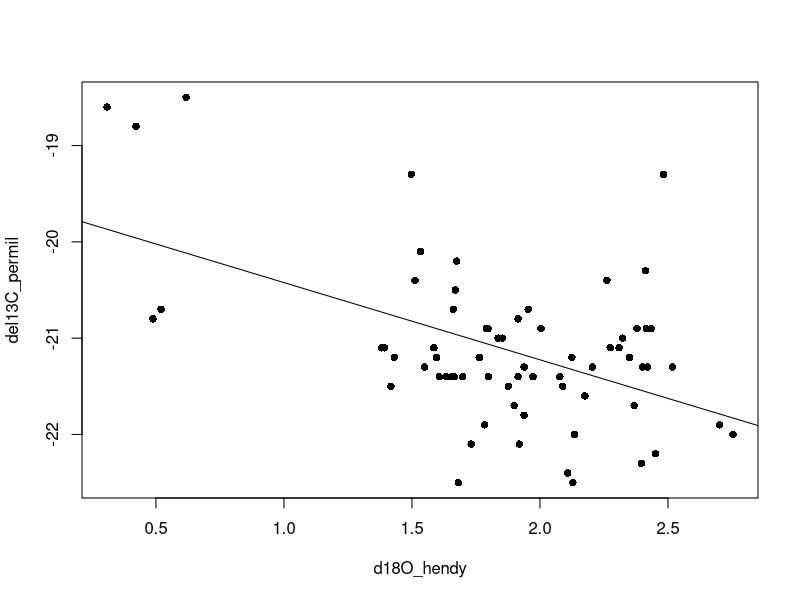
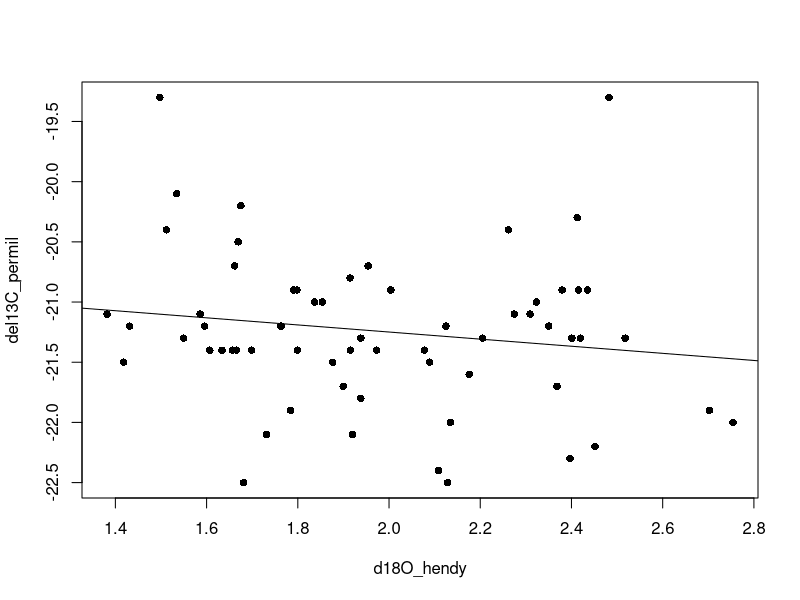
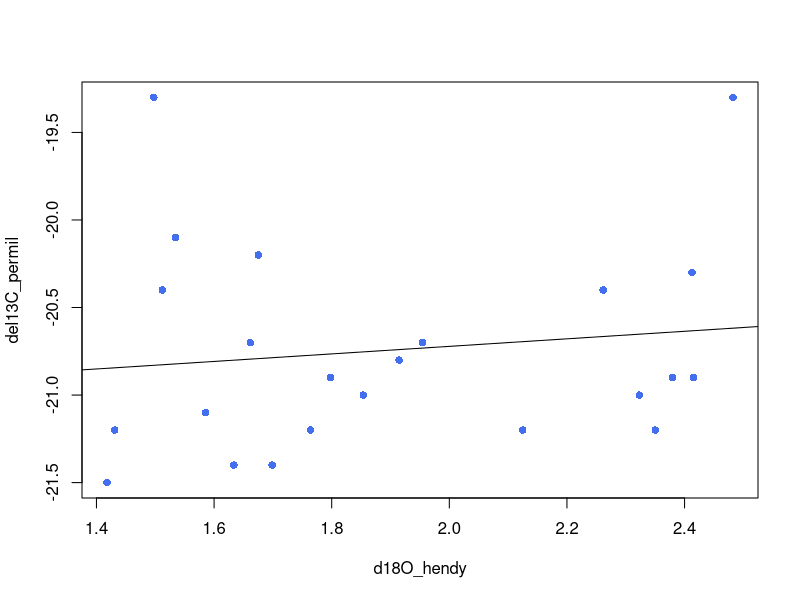
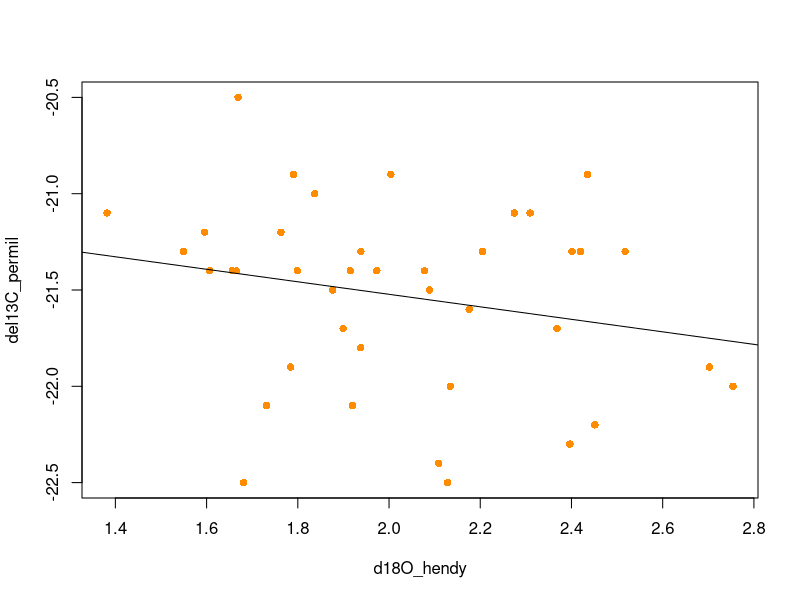
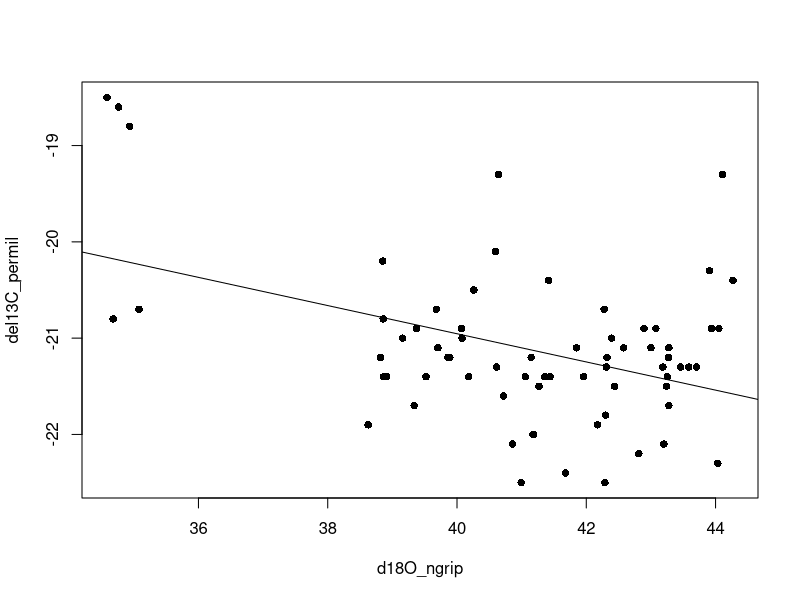

Write R code to recreate these figures, in order. (Note: this script raises an error after producing the figures.)
# Set up R session ----
library(dplyr)
library(stringr)
library(ggplot2)

# random function so I can extract p-values from lm
Regressionp <- function (modelobject) {
  if (class(modelobject) != "lm") stop("Not an object of class 'lm' ")
  f <- summary(modelobject)$fstatistic
  p <- pf(f[1],f[2],f[3],lower.tail=F)
  attributes(p) <- NULL
  return(p)
}

# Read in data ----
matchedDF_all <- read.csv(file="data/processed/final_dataset_focaltaxa_with_calages_climate.csv", header=T) # 


######### Section 5: Final Models and Figures ##############
# using the final dataframe: matchedDF_all
# we should use the median d18O values for final analysis, and present the weighted ones in supplemental, along with sensitivity analysis

# Methods potential text:
# For carbon and nitrogen, we fit a linear model that originally included oxygen, taxon, and the interaction between the two variables as independent variables. We then performed stepwise regression to determine a final model. 
# Results potential text
# Stepwise regression indicated that there was no significant interaction between 18O and taxon for either carbon or nitrogen stable isotope values. For carbon, variation in 13C was significantly associated with both 18O and taxon (stats from summary(carbon.lm.final)). For nitrogen, neither 18O nor taxon explained significant variation in 15N, though taxon as a single variable was marginally significant (stats from summary(nitrogen.lm.taxon)).

final.model.stats <- as.data.frame(matrix(data=NA, nrow=4, ncol=5))
colnames(final.model.stats) <- c("element", "climate", "final_model", "p", "adjR2")

## start with Hendy climate data ----
### models - Carbon ----

# Start simple and build complexity

# climate-only model
carbon.lm.clim<-lm(del13C_permil~d18O_hendy, matchedDF_all)
summary(carbon.lm.clim)
plot(del13C_permil ~ d18O_hendy, data=matchedDF_all, pch=16)
abline(carbon.lm.clim)

# sensitivity test: taxon specific climate-only models (both are still significant)
# Sylvilagus have a stronger relationship with climate than Otospermophilus

carbon.lm.clim.oto <-lm(del13C_permil~d18O_hendy, data=matchedDF_all[which(matchedDF_all$Taxon=="Otospermophilus"),])
summary(carbon.lm.clim.oto)

carbon.lm.clim.syl<-lm(del13C_permil~d18O_hendy, data=matchedDF_all[which(matchedDF_all$Taxon=="Sylvilagus"),])
summary(carbon.lm.clim.syl)

# sensitivity test: Pleistocene models. Not significant!!
# just climate, pleistocene (older than 11500)
carbon.lm.clim.ple <-lm(del13C_permil~d18O_hendy, data=matchedDF_all[which(matchedDF_all$X14C_age_BP>11500),])
summary(carbon.lm.clim.ple)
plot(del13C_permil ~ d18O_hendy, data=matchedDF_all[which(matchedDF_all$X14C_age_BP>11500),], pch=16)
abline(carbon.lm.clim.ple)

# climate + taxon, just pleistocene. Taxon signficant, climate not
carbon.lm.all.additive.ple <-lm(del13C_permil~d18O_hendy + Taxon, data=matchedDF_all[which(matchedDF_all$X14C_age_BP>11500),])
summary(carbon.lm.all.additive.ple)

# otosperm climate only, pleistocene only model. climate not significant
carbon.lm.clim.ple.oto <-lm(del13C_permil~d18O_hendy, data=matchedDF_all[intersect(which(matchedDF_all$X14C_age_BP>11500), which(matchedDF_all$Taxon == "Otospermophilus")),])
summary(carbon.lm.clim.ple.oto)
plot(del13C_permil ~ d18O_hendy, data=matchedDF_all[intersect(which(matchedDF_all$X14C_age_BP>11500), which(matchedDF_all$Taxon == "Otospermophilus")),], pch=16, col="royalblue2")
abline(carbon.lm.clim.ple.oto)

# sylvilagus climate only, pleistocene only model. climate not significant
carbon.lm.clim.ple.syl <-lm(del13C_permil~d18O_hendy, data=matchedDF_all[intersect(which(matchedDF_all$X14C_age_BP>11500), which(matchedDF_all$Taxon == "Sylvilagus")),])
summary(carbon.lm.clim.ple.syl)
plot(del13C_permil ~ d18O_hendy, data=matchedDF_all[intersect(which(matchedDF_all$X14C_age_BP>11500), which(matchedDF_all$Taxon == "Sylvilagus")),], pch=16, col="darkorange")
abline(carbon.lm.clim.ple.syl)


# original models: taxon-only model
carbon.lm.taxon<-lm(del13C_permil~Taxon, data=matchedDF_all)
summary(carbon.lm.taxon)

# model with no interaction term 
# NOTE: this is what the final model is in the end, so should be the same as carbon.lm.final
carbon.lm.all.additive<-lm(del13C_permil~d18O_hendy + Taxon, data=matchedDF_all)
summary(carbon.lm.all.additive)

# model with interaction term included
carbon.lm.all.interaction<-lm(del13C_permil~d18O_hendy * Taxon, 
                              data=matchedDF_all)
summary(carbon.lm.all.interaction)

##NOTE - no significant interactions, total amount of variation explained is lower than with additive model. And, when interaction term is included, climate emerges as only significant variable. generally indicating that there still is a significant amount of variation explained by taxon, but that adding the interaction spreads it out among two variables, neither of which are significant.

#stepwise regression 
carbon.lm.final <- step(lm(del13C_permil~d18O_hendy * Taxon, data=matchedDF_all), direction="both")
summary(carbon.lm.final)
# --> this shows that the d180 + Taxon model (no interaction) is the best final model. 

# t-test of residuals from climate only model
# residuals of Otospermophilus and Sylvilagus are signif different, again indicating effect of climate
c.t.clim <- t.test(carbon.lm.clim$residuals ~ matchedDF_all$Taxon[which(!is.na(matchedDF_all$d18O_hendy))])
c.t.clim 

### models - Nitrogen ----

# Start simple and build complexity

# climate-only model
nitrogen.lm.clim<-lm(del15N_permil ~ d18O_hendy, data=matchedDF_all)
summary(nitrogen.lm.clim)

# taxon-only model
nitrogen.lm.taxon<-lm(del15N_permil~Taxon, data=matchedDF_all)
summary(nitrogen.lm.taxon)

# model with no interaction term 
nitrogen.lm.all.additive<-lm(del15N_permil ~ d18O_hendy + Taxon, data=matchedDF_all)
summary(nitrogen.lm.all.additive)

# model with interaction term included
nitrogen.lm.all.interaction<-lm(del15N_permil ~ d18O_hendy * Taxon, data=matchedDF_all)
summary(nitrogen.lm.all.interaction)

#stepwise regression --> this shows that there is not a great final model
nitrogen.lm.final <- step(lm(del15N_permil~d18O_hendy*Taxon, data=matchedDF_all), direction="both")
summary(nitrogen.lm.final)
# --> the best final model is the additive model, which is the same as carbon.

# t-test of residuals from climate-only model
# residuals of Otospermophilus and Sylvilagus are NOT signif different
n.t.clim <- t.test(nitrogen.lm.clim$residuals ~ matchedDF_all$Taxon[which(!is.na(matchedDF_all$d18O_hendy))])
n.t.clim


### Do we need to add age as a co-variate in the models? ----

# Does this answer the question: "does isotope vary through time?"
carbon.lm.all.age<-step(lm(del13C_permil~d18O_hendy * Taxon * median_age, data=matchedDF_all), direction="both")
summary(carbon.lm.all.age)
# explain a bit more variation with age included: 0.4877 vs 0.428

nitrogen.lm.all.age<-step(lm(del15N_permil ~ d18O_hendy * Taxon * median_age, data=matchedDF_all), direction="both")
summary(nitrogen.lm.all.age)
# explain a bit more variation with age included: 0.1702 vs 0.08476

final.model.stats[1,] <- c("carbon", "hendy", "carbon.lm.all.additive", 
                           Regressionp(carbon.lm.all.additive), summary(carbon.lm.all.additive)$adj)
final.model.stats[2,] <- c("nitrogen", "hendy", "nitrogen.lm.all.additive", 
                           Regressionp(nitrogen.lm.all.additive), summary(nitrogen.lm.all.additive)$adj)

# rename final models before changing climate data
carbon.lm.final.hendy <- carbon.lm.final
carbon.lm.clim.hendy <- carbon.lm.clim
carbon.lm.all.age.hendy <- carbon.lm.all.age
c.t.clim.hendy <- c.t.clim
nitrogen.lm.final.hendy <- nitrogen.lm.final
nitrogen.lm.clim.hendy <- nitrogen.lm.clim
n.t.clim.hendy <- n.t.clim

# remove variables that are being generated anew in ngrip section
rm("c.t.clim", "carbon.lm.all.additive", "carbon.lm.all.age", "carbon.lm.all.interaction", "carbon.lm.clim", "carbon.lm.final", "carbon.lm.taxon",
   "n.t.clim", "nitrogen.lm.all.additive", "nitrogen.lm.all.age", "nitrogen.lm.all.interaction", "nitrogen.lm.clim", "nitrogen.lm.final", "nitrogen.lm.taxon")

# Sensitivity analysis - Climate ----

## ngrip climate data ----
# Note that the ngrip data are negatively correlated with hendy data, so I have converted them to negative values so that the relationships sync up with the hendy dataset.
matchedDF_all$d18O_ngrip <- -matchedDF_all$d18O_ngrip

### models - Carbon ----

# Start simple and build complexity

# climate-only model
carbon.lm.clim<-lm(del13C_permil~d18O_ngrip, matchedDF_all)
summary(carbon.lm.clim)
plot(del13C_permil ~ d18O_ngrip, data=matchedDF_all, pch=16)
abline(carbon.lm.clim)


# taxon-only model
carbon.lm.taxon<-lm(del13C_permil~Taxon, data=matchedDF_all)
summary(carbon.lm.taxon)

# model with no interaction term 
# NOTE: this is what the final model is in the end, so should be the same as carbon.lm.final
carbon.lm.all.additive<-lm(del13C_permil~d18O_ngrip + Taxon, data=matchedDF_all)
summary(carbon.lm.all.additive)

# model with interaction term included
carbon.lm.all.interaction<-lm(del13C_permil~d18O_ngrip * Taxon, 
                              data=matchedDF_all)
summary(carbon.lm.all.interaction)

##NOTE - no significant interactions, total amount of variation explained is about same as additive model

#stepwise regression 
carbon.lm.final <- step(lm(del13C_permil~d18O_ngrip * Taxon, data=matchedDF_all), direction="both")
summary(carbon.lm.final)
# --> this shows that the d180 + Taxon model (no interaction, additive model) is the best final model. 

# t-test of residuals from climate only model
# residuals of Otospermophilus and Sylvilagus are signif different
c.t.clim <- t.test(carbon.lm.clim$residuals ~ matchedDF_all$Taxon[which(!is.na(matchedDF_all$d18O_ngrip))])
c.t.clim 

### models - Nitrogen ----

# Start simple and build complexity

# climate-only model
nitrogen.lm.clim<-lm(del15N_permil ~ d18O_ngrip, data=matchedDF_all)
summary(nitrogen.lm.clim)

# taxon-only model
nitrogen.lm.taxon<-lm(del15N_permil~Taxon, data=matchedDF_all)
summary(nitrogen.lm.taxon)

# model with no interaction term 
nitrogen.lm.all.additive<-lm(del15N_permil ~ d18O_ngrip + Taxon, data=matchedDF_all)
summary(nitrogen.lm.all.additive)

# model with interaction term included
nitrogen.lm.all.interaction<-lm(del15N_permil ~ d18O_ngrip * Taxon, data=matchedDF_all)
summary(nitrogen.lm.all.interaction)

#stepwise regression --> this shows that there is not a great final model
nitrogen.lm.final <- step(lm(del15N_permil~d18O_ngrip*Taxon, data=matchedDF_all), direction="both")
summary(nitrogen.lm.final)
# --> the best final model is the additive model, which is the same as carbon.
# --> Not a very strong movel overall - adj R2 is low, no vars sign.

# t-test of residuals from climate-only model
# residuals of Otospermophilus and Sylvilagus are NOT signif different
n.t.clim <- t.test(nitrogen.lm.clim$residuals ~ matchedDF_all$Taxon[which(!is.na(matchedDF_all$d18O_ngrip))])
n.t.clim

### Do we need to add age as a co-variate in the models? ----
# Does this answer the question: "does isotope vary through time?"
carbon.lm.all.age<-step(lm(del13C_permil~d18O_ngrip * Taxon * median_age, data=matchedDF_all), direction="both")
summary(carbon.lm.all.age)
# explain a bit more variation with age included: 0.4554 vs 0.3714

nitrogen.lm.all.age<-step(lm(del15N_permil ~ d18O_ngrip * Taxon * median_age, data=matchedDF_all), direction="both")
summary(nitrogen.lm.all.age)
# explain a bit more variation with age included: 0.08062 vs 0.05773

final.model.stats[3,] <- c("carbon", "ngrip", "carbon.lm.all.additive", 
                           Regressionp(carbon.lm.all.additive), summary(carbon.lm.all.additive)$adj)
final.model.stats[4,] <- c("nitrogen", "ngrip", "nitrogen.lm.all.additive", 
                           Regressionp(nitrogen.lm.all.additive), summary(nitrogen.lm.all.additive)$adj)

# rename final models 
carbon.lm.final.ngrip <- carbon.lm.final
carbon.lm.clim.ngrip <- carbon.lm.clim
carbon.lm.all.age.ngrip <- carbon.lm.all.age
c.t.clim.ngrip <- c.t.clim
nitrogen.lm.final.ngrip <- nitrogen.lm.final
nitrogen.lm.clim.ngrip <- nitrogen.lm.clim
n.t.clim.ngrip <- n.t.clim

# remove variables 
rm("c.t.clim", "carbon.lm.all.additive", "carbon.lm.all.age", "carbon.lm.all.interaction", "carbon.lm.clim", "carbon.lm.final", "carbon.lm.taxon",
   "n.t.clim", "nitrogen.lm.all.additive", "nitrogen.lm.all.age", "nitrogen.lm.all.interaction", "nitrogen.lm.clim", "nitrogen.lm.final", "nitrogen.lm.taxon")


## Summarize results ----
print(final.model.stats)
summary(carbon.lm.final.ngrip)
summary(carbon.lm.final.hendy)
# for carbon, the hendy data better explains variation in carbon isotope values. this is seen for the full model, as well as the greater partial variation explained by d18O. In the ngrip models, the strength of Taxon relative to d18O increases in explaining variation in carbon isotopes.
summary(nitrogen.lm.final.ngrip)
summary(nitrogen.lm.final.hendy)
# for nitrogen, ngrip and hendy data produce virtually identical and very weak models, both overall as well as in terms of the partial effect of d18O on carbon isotope variation.

# Based on this, move forward with Hendy dataset

## Final plots ####

### Figure 3 ----

#grDevices::pdf("output/Figure3_lm_carbon_nitrogen_all_July2021_NF.pdf", width=8, height=8)
grDevices::cairo_pdf("output/isotope paper final/Figure3_lm_carbon_nitrogen_all_Jan2022_JB.pdf", width=8, height=8)

layout(matrix(seq(1:6), ncol=3, nrow=2, byrow=F), widths=c(2.5,2.5,1))
par(mar=c(4,4,1,1), cex.axis=1, bty="l")


# carbon
plot(del13C_permil~d18O_hendy, data=matchedDF_all, pch=16, type="n", xlab="", ylab="")
points(del13C_permil~d18O_hendy, 
       data=matchedDF_all[which(matchedDF_all$Taxon == "Sylvilagus"),], 
       pch=16, col="darkorange")
points(del13C_permil~d18O_hendy, 
       data=matchedDF_all[which(matchedDF_all$Taxon == "Otospermophilus"),], 
       pch=16, col="royalblue2")
abline(carbon.lm.final.hendy, lty=2)
abline(carbon.lm.clim.hendy, lty=1)
mtext(expression({delta}^18*O~'value ('~'\u2030'~', PDB)'), side=1, line=2.25, cex=0.75) 
mtext(expression({delta}^13*C~'value ('~'\u2030'~', VPDB)'), side=2, line=2.25, cex=0.75)

boxplot(carbon.lm.clim.hendy$residuals ~ matchedDF_all$Taxon[which(!is.na(matchedDF_all$d18O_hendy))], 
        xlab="", ylab="")
stripchart(carbon.lm.clim.hendy$residuals ~ matchedDF_all$Taxon[which(!is.na(matchedDF_all$d18O_hendy))], vertical=TRUE, add=TRUE, method="stack", col=c("royalblue2","darkorange"), pch=16)
mtext("Taxon", side=1, line=2.25)
mtext(expression('Residuals (Carbon Climate-only Model)'), side=2, line=2.25, cex=0.8)
# mtext(expression('Residuals ('~{delta}^13*C~'\u2030'~' ~ '~{delta}^18*O~'\u2030'~')'), side=2, line=2.25, cex=0.8)
legend("topright", legend=paste0("t=", round(c.t.clim.hendy$statistic,2), "; df=", round(c.t.clim.hendy$parameter,2), "; p=", round(c.t.clim.hendy$p.value,2)), bty = "n", cex = 0.8)

# nitrogen
plot(del15N_permil~d18O_hendy, data=matchedDF_all, pch=16, 
     xlab = "", ylab = "", type="n")
points(del15N_permil~d18O_hendy, 
       data=matchedDF_all[which(matchedDF_all$Taxon == "Sylvilagus"),], 
       pch=16, col="darkorange")
points(del15N_permil~d18O_hendy, 
       data=matchedDF_all[which(matchedDF_all$Taxon == "Otospermophilus"),], 
       pch=16, col="royalblue2")
abline(nitrogen.lm.final.hendy, lty=2)
abline(nitrogen.lm.clim.hendy, lty=1)
mtext(expression({delta}^18*O~'value ('~'\u2030'~', PDB)'), side=1, line=2.25, cex=0.75)
mtext(expression({delta}^15*N~'value ('~'\u2030'~', AIR)'), side=2, line=2.25, cex=0.75)

boxplot(nitrogen.lm.clim.hendy$residuals ~ matchedDF_all$Taxon[which(!is.na(matchedDF_all$d18O_hendy))],
        xlab="", ylab="")
stripchart(nitrogen.lm.clim.hendy$residuals ~ matchedDF_all$Taxon[which(!is.na(matchedDF_all$d18O_hendy))], vertical=TRUE, add=TRUE, method="stack", col=c("royalblue2","darkorange"), pch=16)
mtext("Taxon", side=1, line=2.25)
mtext(expression('Residuals (Nitrogen Climate-only Model)'), side=2, line=2.25, cex=0.8)
# mtext(expression('Residuals ('~{delta}^15*N~'\u2030'~' ~ '~{delta}^18*O~'\u2030'~')'), side=2, line=2.25, cex=0.8)
legend("topright", legend=paste0("t=", round(n.t.clim.hendy$statistic,2), "; df=", round(n.t.clim.hendy$parameter,2), "; p=", round(n.t.clim.hendy$p.value,2)), bty = "n", cex = 0.8)

# taxon legend
# Draw an empty plot
plot(5, 5, 
     type="n", axes=FALSE, ann=FALSE, 
     xlim=c(0, 10), ylim = c(0,10))
legend(xpd=T, x=-5, y=5, 
       legend = c("Otospermophilus", "Sylvilagus"),
       title="Taxon",
       col = c("royalblue2","darkorange"), pch = 16,
       bty = "n", cex = 0.8)

# model legend
plot(5, 5, 
     type="n", axes=FALSE, ann=FALSE, 
     xlim=c(0, 10), ylim = c(0,10))
legend(xpd=T, x=-5, y=5,
       legend = c("Climate+Taxon", "Climate-only"),
       title="Model",
       lty = c(2,1),
       bty = "n", cex = 0.8)

dev.off()

# I haven't put A-D labels on them yet.
# Figure caption text.
# Figure 3. The relationship between isotope niche and climate. A) & C) show the relationship between 13C or 15N, respectively, and 18O.  In both panels, the dashed line indicates the fitted relationship between 13C or 15N and 18O from the final model which  includes Taxon as an independent variable. The solid line indicates the fitted relationship between 13C or 15N and 18O from a linear model that just includes 18O as the independent variable. B) & D) indicate the residuals from the climate-only model, plotted by taxon.

### Figure 4 ----
#plot carbon and climate thru time

# order matchedDF_all
matchedDF_all <- matchedDF_all[order(matchedDF_all$median_age),]

#grDevices::pdf(file="output/Figure4_carbon_climate_time_updated_NF.pdf", height=6, width=8)
grDevices::cairo_pdf(file="output/isotope paper final/Figure4_carbon_climate_time_updated_Jan2022_JB.pdf", height=6, width=8)

layout(matrix(seq(1:2), ncol=1, nrow=2), heights=c(0.75,1))
par(mar=c(4,5,0,5), cex.axis=1, bty="l", xpd=F)

# d13C plot
plot(del13C_permil~median_age, data=matchedDF_all, 
     type="n", axes=FALSE, ann=FALSE, xaxs="i", yaxs="r", 
     xlim=c(55000, 0))
axis(4)
mtext(expression({delta}^13*C~'value ('~'\u2030'~', VPDB)'), side=4, line=2.25)
lines(del13C_permil~median_age, data=matchedDF_all, lty=1, col="black")
points(del13C_permil~median_age, data=matchedDF_all[which(matchedDF_all$Taxon=="Otospermophilus"),], pch=16, col="royalblue2", cex=0.5)
points(del13C_permil~median_age, data=matchedDF_all[which(matchedDF_all$Taxon=="Sylvilagus"),], pch=16, col="darkorange", cex=0.5)


#d18O plot - Hendy
plot(pach.d18O~HendyAge, dat=hendyDat,
     type="l",
     xlab="Years before present",
     ylab = expression({delta}^18*O~'value ('~'\u2030'~', PDB)'),
     bty="n",
     xlim=c(55000, 0), ylim=c(3, 0),
     lab=c(12, 8, 7), xaxs="i", yaxs="r", col="lightgray")
x1.05<- loess(hendyDat$pach.d18O~hendyDat$HendyAge, span=0.05)
lines(x1.05$fitted~x1.05$x, type="l", col="darkgray")

points(d18O_hendy~median_age, data=matchedDF_all[which(matchedDF_all$Taxon=="Sylvilagus"),], pch=16, col="darkorange", cex=0.5)
points(d18O_hendy~median_age, data=matchedDF_all[which(matchedDF_all$Taxon=="Otospermophilus"),], pch=16, col="royalblue2", cex=0.5)
dev.off()



# Sensitivity analysis - age sensitivity ----
# sensitivity analysis #1: compare weighted and median age models, using the final models from the primary analysis

C_model_weighted <- lm(del13C_permil ~ specimen_wd18O + Taxon, data=matchedDF_all)
summary(C_model_weighted)
C_model_median <- lm(del13C_permil ~ d18O_hendy + Taxon, data=matchedDF_all)
summary(C_model_median) # this is the final model from the primary analyses

N_model_weighted <- lm(del15N_permil ~ specimen_wd18O + Taxon, data=matchedDF_all)
summary(N_model_weighted)
N_model_median <- lm(del15N_permil ~ d18O_hendy + Taxon, data=matchedDF_all)
summary(N_model_median) # this is the final model from the primary analyses

# compare weighted d180 vs d18O at median age
# No substantial difference. N still almost signif, C still highly signif. 
# Median is more significant than weighted, for what that's worth. Maybe only matters when we go to match isotopes with a specific age? weighted age and median age can be quite different


# How much of a difference does the variation in age make?
N=100 # Note: some specimens do not have 100 age estimates.
N_model_res <- as.data.frame(matrix(data=NA, nrow=N, ncol=6))
C_model_res<- as.data.frame(matrix(data=NA, nrow=N, ncol=6))
colnames(N_model_res) <- colnames(C_model_res) <- c('Fstat', 'lm_pVal', 'coeff', 'AdjR2', 'cor', 'cor_pVal')

for (k in 1:N){
  
  # for each specimen, sample a d18O value
  sampledd18O <- vector(mode="numeric", length=length(samples_final))
  
  for (i in 1:length(samples_final)){
    # pull out specimen ID
    spec <- samples_final[i] 
    # pull out all calibrated ages and probabilities
    specd18O <- allAges_d18O[which(allAges_d18O$name == spec),]
    # sample a single age, with sampling weighted per the probability
    sampledd18O[i] <- sample(specd18O$d18O, 1, prob=specd18O$probability)
  }
  
  # match with isotope data
  matchedDF_sensitivity <- cbind(isoDat2_final[,c('UCIAMS_Number', 'Taxon', 'del15N_permil', 'del13C_permil', 'X14C_age_BP')], sampledd18O)
  
  N_model_sensitivity <- lm(del15N_permil ~ sampledd18O, data=matchedDF_sensitivity)
  C_model_sensitivity <- lm(del13C_permil ~ sampledd18O, data=matchedDF_sensitivity)
  
  par(mfrow=c(1,2))
  plot(del15N_permil ~ sampledd18O, data=matchedDF_sensitivity, pch=16)
  abline(N_model_sensitivity)
  plot(del13C_permil ~ sampledd18O, data=matchedDF_sensitivity, pch=16)
  abline(C_model_sensitivity)
  
  N_cor.test_sensitivity <- cor.test(matchedDF_sensitivity$del15N_permil, matchedDF_sensitivity$sampledd18O)
  C_cor.test_sensitivity <- cor.test(matchedDF_sensitivity$del13C_permil, matchedDF_sensitivity$sampledd18O)
  
  N_model_res[k, 1]<- summary(N_model_sensitivity)$fstatistic[1]
  N_model_res[k, 2]<- summary(N_model_sensitivity)$coefficients[8]
  N_model_res[k, 3]<- summary(N_model_sensitivity)$coefficients[2]
  N_model_res[k, 4]<- summary(N_model_sensitivity)$adj.r.squared
  N_model_res[k, 5]<- N_cor.test_sensitivity$estimate
  N_model_res[k, 6]<- N_cor.test_sensitivity$p.value
  
  C_model_res[k, 1]<- summary(C_model_sensitivity)$fstatistic[1]
  C_model_res[k, 2]<- summary(C_model_sensitivity)$coefficients[8]
  C_model_res[k, 3]<- summary(C_model_sensitivity)$coefficients[2]
  C_model_res[k, 4]<- summary(C_model_sensitivity)$adj.r.squared
  C_model_res[k, 5]<- C_cor.test_sensitivity$estimate
  C_model_res[k, 6]<- C_cor.test_sensitivity$p.value
  
}

#Jessica - Can we run many iterations on the model above (e.g., 1000)
#and use the min of mins and max of maxes below to better quantify 
#the sensitivity of these estimates and the full range of R2 values?
# sure: that's what the script above does (though only for N=100), then the apply function below shows a variety of summary stats

# Calculate summary statistics on each column
apply(N_model_res, 2, summary)
apply(C_model_res, 2, summary)

# Supplemental figure for appendix - sensitivity analysis ----
## Compare final estimate with sensitivity analysis ----

# new supplemental figure, showing the test results for both Adj. R2 and the fitted coefficient for d18O.
# Note the following models to use:
# Carbon median ages univariate climate: carbon.lm.clim
# Nitrogen median ages univariate climate: nitrogen.lm.clim

# Carbon weighted age univariate climate
carbon.lm.clim.weighted <- lm(del13C_permil ~ specimen_wd18O, data=matchedDF_all)
# Nitrogen weighted age univariate climate
nitrogen.lm.clim.weighted <- lm(del15N_permil ~ specimen_wd18O, data=matchedDF_all)

# grDevices::pdf("output/SuppFigureX_climate_sensitivity_July2021_NF.pdf", width=8, height=6)
#Jessica - use line below instead of above
grDevices::cairo_pdf("output/SuppFigureX_climate_sensitivity_R2andcoeff.pdf", width=8, height=6)

par(mfrow=c(2,2)) 

# plot Carbon R2
y1<- hist(C_model_res$AdjR2, xlab=expression('Adjusted R'^2), main=expression('Model:'~{delta}^13*C~'\u2030'~'~'~{delta}^18*O~'\u2030'))
segments(summary(carbon.lm.clim.weighted)$adj.r.squared, 0, 
         summary(carbon.lm.clim.weighted)$adj.r.squared, max(y1$counts), 
         col="red", lwd=1)
segments(summary(carbon.lm.clim)$adj.r.squared, 0, 
         summary(carbon.lm.clim)$adj.r.squared, max(y1$counts), 
         col="blue", lwd=2)
legend(xpd=T, x=0.25, y=35, bty="n", legend=c("median d18O", "weighted d18O"), 
       col=c("blue", "red"), lwd=c(2,1), cex=0.5)

# plot Carbon d18O fitted coefficient
y2 <- hist(C_model_res$coeff, xlab=expression({delta}^18*O~'fitted coefficient'), main="")
segments(summary(carbon.lm.clim.weighted)$coefficients[2], 0, 
         summary(carbon.lm.clim.weighted)$coefficients[2], max(y2$counts), 
         col="red", lwd=1)
segments(summary(carbon.lm.clim)$coefficients[2], 0, 
         summary(carbon.lm.clim)$coefficients[2], max(y2$counts), 
         col="blue", lwd=2)


# plot Nitrogen R2
x1<- hist(N_model_res$AdjR2, xlab=expression('Adjusted R'^2), main=expression('Model:'~{delta}^15*N~'\u2030'~'~'~{delta}^18*O~'\u2030'))
segments(summary(nitrogen.lm.clim.weighted)$adj.r.squared, 0, 
         summary(nitrogen.lm.clim.weighted)$adj.r.squared, max(x1$counts), 
         col="red", lwd=1)
segments(summary(nitrogen.lm.clim)$adj.r.squared, 0, 
         summary(nitrogen.lm.clim)$adj.r.squared, max(x1$counts), 
         col="blue", lwd=2)

# plot Nitrogen d18O fitted coefficient
x2 <- hist(N_model_res$coeff, xlab=expression({delta}^18*O~'fitted coefficient'), main="")
segments(summary(nitrogen.lm.clim.weighted)$coefficients[2], 0, 
         summary(nitrogen.lm.clim.weighted)$coefficients[2], max(x2$counts), 
         col="red", lwd=1)
segments(summary(nitrogen.lm.clim)$coefficients[2], 0, 
         summary(nitrogen.lm.clim)$coefficients[2], max(x2$counts), 
         col="blue", lwd=2)
dev.off()

# old supplemental figure, showing the correlation test results
grDevices::pdf("output/SuppFigureX_climate_sensitivity_July2021_NF.pdf", width=8, height=6)
#Jessica - use commented out line below instead of above
#grDevices::cairo_pdf("output/SuppFigureX_climate_sensitivity_July2021_JB.pdf", width=8, height=6)
par(mfrow=c(1,2)) 
x<- hist(N_model_res$cor, xlab=expression('Correlation:'~{delta}^15*N~'\u2030'~'~'~{delta}^18*O~'\u2030'), main="")
segments(N_cor.test_weighted$estimate, 0, N_cor.test_weighted$estimate, max(x$counts), 
         col="red", lwd=2)
segments(N_cor.test_median$estimate, 0, N_cor.test_median$estimate, max(x$counts), 
         col="blue", lwd=2)
legend(xpd=T, x=0.25, y=35, bty="n", legend=c("median d18O", "weighted d18O"), 
       col=c("blue", "red"), lwd=c(2,1), cex=0.5)

y<- hist(C_model_res$cor, xlab=expression('Correlation:'~{delta}^13*C~'\u2030'~'~'~{delta}^18*O~'\u2030'), main="")
segments(C_cor.test_weighted$estimate, 0, C_cor.test_weighted$estimate, max(y$counts), 
         col="red", lwd=1)
segments(C_cor.test_median$estimate, 0, C_cor.test_median$estimate, max(y$counts), 
         col="blue", lwd=2)
dev.off()


# Final additional plot - age of Squirrels vs rabbits ----
age_ttest<- t.test(specimen_medianage~Taxon, data=matchedDF_all)

pdf(file="output/SuppFigY_taxon_age_distribution.pdf", height=6, width=6)
boxplot(specimen_medianage~Taxon, data=matchedDF_all, 
        ylim=c(55000, 0), 
        xlab="", ylab="Median Specimen Age (cal years BP)")
stripchart(specimen_medianage~Taxon, data=matchedDF_all, vertical=TRUE, ylim=c(55000, 0), add=TRUE, method="stack", col=c("royalblue2","darkorange"), pch=16)
legend("topright", legend=paste0("t=", round(age_ttest$statistic,2), "; df=", round(age_ttest$parameter,2), "; p=", round(age_ttest$p.value,2)), bty = "n", cex = 0.8)
dev.off()